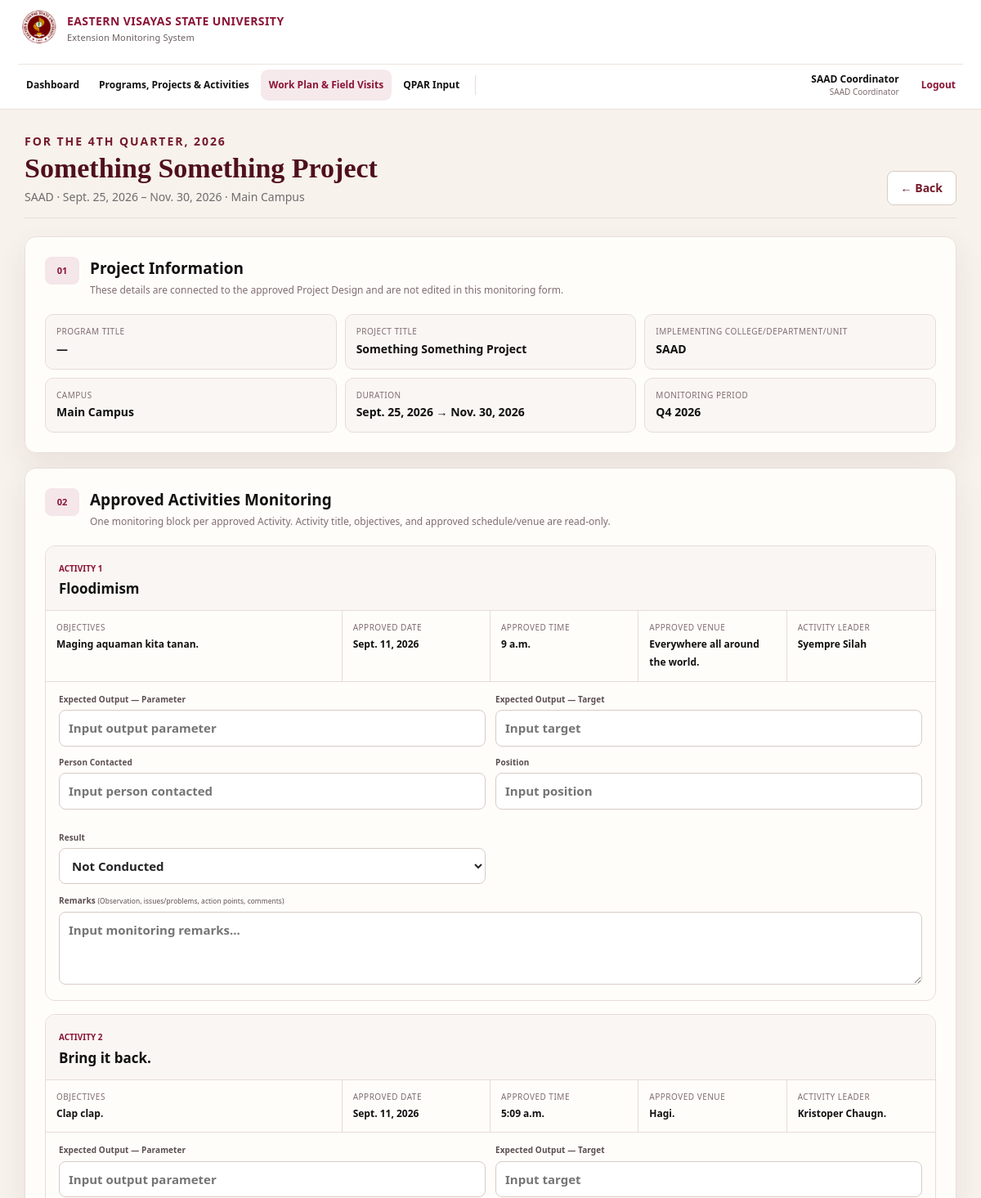
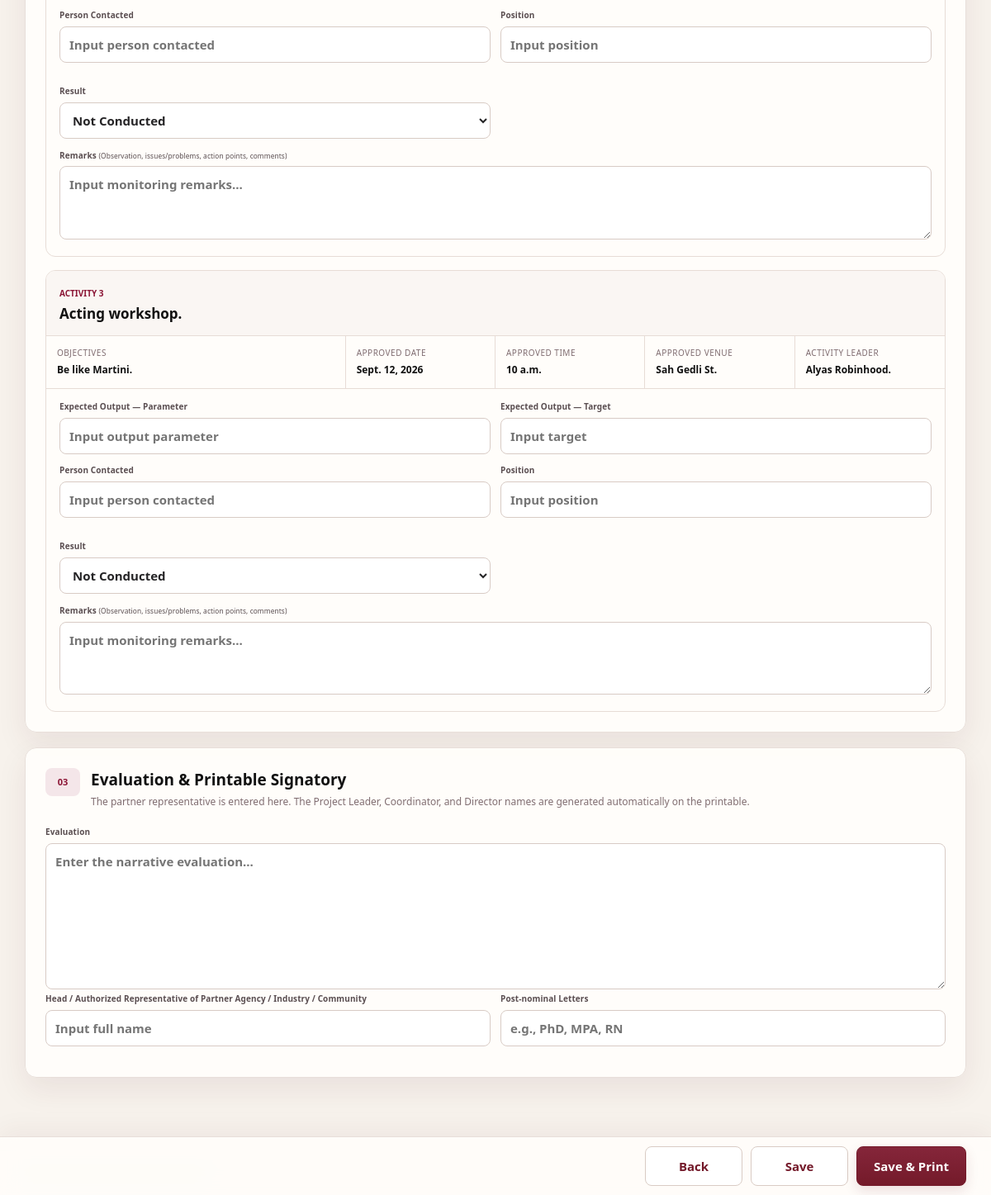
The app's page /field-visits/project/1/?year=2026&quarter=4 (signed in) with its own data (2 pictures, top to bottom).
### dashboard/models.py (models this page shows, shortened)
class PPA(models.Model):
    PROGRAM = 'PROGRAM'
    PROJECT = 'PROJECT'
    TYPES = [(PROGRAM, 'Program'), (PROJECT, 'Project')]
    DRAFT = 'DRAFT'
    SAVED = 'SAVED'
    WORKFLOW = [(DRAFT, 'Draft'), (SAVED, 'Saved')]
    PARTNER_TYPES = [
        ('LGU', 'LGU'),
        ('INDUSTRY', 'Industry'),
        ('SME', 'SME'),
        ('OTHERS', 'Others'),
    ]
    created_by = models.ForeignKey(settings.AUTH_USER_MODEL, on_delete=models.PROTECT, related_name='created_ppas')
    unit = models.ForeignKey(Unit, on_delete=models.PROTECT, related_name='ppas')
    ppa_type = models.CharField(max_length=10, choices=TYPES)
    umbrella_program = models.ForeignKey(
        'self', null=True, blank=True, on_delete=models.SET_NULL,
        limit_choices_to={'ppa_type': PROGRAM}, related_name='projects'
    )
    workflow_status = models.CharField(max_length=10, choices=WORKFLOW, default=DRAFT)
    notice_to_proceed_no = models.CharField(max_length=120, blank=True)
    special_order_no = models.CharField(max_length=120, blank=True)
    title = models.CharField(max_length=300)
    proponents = models.TextField(blank=True)
    partner_category = models.CharField(max_length=20, choices=PARTNER_TYPES, blank=True)
    partner_name = models.CharField(max_length=240, blank=True)
    with_moa_mou = models.BooleanField(default=False)
    board_confirmed = models.BooleanField(default=False)
    board_resolution_no = models.CharField(max_length=120, blank=True)
    board_resolution_date = models.DateField(null=True, blank=True)
    leader_name = models.CharField(max_length=180, blank=True)
    leader_position = models.CharField(max_length=180, blank=True)
    leader_contact = models.CharField(max_length=220, blank=True)
    assistant_name = models.CharField(max_length=180, blank=True)
    assistant_position = models.CharField(max_length=180, blank=True)
    assistant_contact = models.CharField(max_length=220, blank=True)
    members = models.TextField(blank=True, help_text='One member per line')
    clientele = models.TextField(blank=True)
    target_area = models.CharField(max_length=260, blank=True)
    start_date = models.DateField(null=True, blank=True)
    end_date = models.DateField(null=True, blank=True)
    project_cost = models.DecimalField(max_digits=14, decimal_places=2, null=True, blank=True)
    funding_source = models.CharField(max_length=240, blank=True)
    urdea = models.TextField(blank=True)
    sdgs = models.TextField(blank=True)
    termination_date = models.DateField(null=True, blank=True)
    created_at = models.DateTimeField(auto_now_add=True)
    updated_at = models.DateTimeField(auto_now=True)
    class Meta:
        ordering = ['-updated_at', 'title']

class Unit(models.Model):
    SCHOOL = 'SCHOOL'
    CAMPUS = 'CAMPUS'
    OFFICE = 'OFFICE'
    TYPES = [(SCHOOL, 'School'), (CAMPUS, 'Campus'), (OFFICE, 'Office')]
    code = models.CharField(max_length=20, unique=True)
    name = models.CharField(max_length=120)
    unit_type = models.CharField(max_length=12, choices=TYPES)
    campus_name = models.CharField(max_length=120, default='Main Campus')
    active = models.BooleanField(default=True)
    class Meta:
        ordering = ['unit_type', 'name']

class Activity(models.Model):
    project = models.ForeignKey(
        PPA, on_delete=models.CASCADE, related_name='activities',
        limit_choices_to={'ppa_type': PPA.PROJECT}
    )
    title = models.CharField(max_length=300)
    date = models.DateField(null=True, blank=True)
    time = models.TimeField(null=True, blank=True)
    venue = models.CharField(max_length=260, blank=True)
    activity_leader = models.CharField(max_length=180, blank=True)
    topics = models.TextField(blank=True)
    objectives = models.TextField(blank=True)
    learning_outcomes = models.TextField(blank=True)
    budget = models.DecimalField(max_digits=12, decimal_places=2, null=True, blank=True)
    class Meta:
        ordering = ['date', 'id']

### dashboard/views.py (the view, shortened to what this page needs)
# urls.py: path('field-visits/project/<int:project_pk>/', views.field_visit_monitor, name='field_visit_monitor'),
@login_required
def field_visit_monitor(request, project_pk):
    require_roles(request.user, UserProfile.COORDINATOR, UserProfile.ME_HEAD, UserProfile.DIRECTOR)
    projects = unit_scope(request.user, PPA.objects.filter(ppa_type=PPA.PROJECT, workflow_status=PPA.SAVED)).select_related('unit', 'umbrella_program', 'created_by')
    project = get_object_or_404(projects, pk=project_pk)
    today = timezone.localdate()
    try:
        year = int(request.POST.get('year') or request.GET.get('year') or today.year)
    except (TypeError, ValueError):
        year = today.year
    try:
        quarter = int(request.POST.get('quarter') or request.GET.get('quarter') or ((today.month - 1) // 3) + 1)
    except (TypeError, ValueError):
        quarter = ((today.month - 1) // 3) + 1
    if quarter not in (1, 2, 3, 4):
        quarter = ((today.month - 1) // 3) + 1
    start, end = quarter_bounds(year, quarter)
    activities = list(project.activities.filter(date__range=(start, end)).order_by('date', 'id'))
    if not activities:
        activities = list(project.activities.all().order_by('date', 'id'))
    logobj = FieldVisitLog.objects.filter(project=project, year=year, quarter=quarter).order_by('-updated_at', '-pk').first()
    can_edit = get_role(request.user) == UserProfile.COORDINATOR
    existing = {}
    if logobj:
        for entry in logobj.entries.select_related('activity'):
            if entry.activity_id:
                existing[entry.activity_id] = entry
    activity_rows = [{'activity': activity, 'entry': existing.get(activity.pk)} for activity in activities]
    return render(request, 'dashboard/field_visit_form.html', {
        'selected': project,
        'logobj': logobj,
        'activity_rows': activity_rows,
        'year': year,
        'quarter': quarter,
        'can_edit': can_edit,
    })

### dashboard/views.py (called while the page is built)
def get_profile(user):
    try:
        return user.evsu_profile
    except Exception:
        return None

def get_role(user):
    if user.is_superuser:
        return UserProfile.ME_HEAD
    p = get_profile(user)
    return p.role if p else ''

def require_roles(user, *roles):
    if get_role(user) not in roles:
        raise PermissionDenied

def unit_scope(user, qs):
    if get_role(user) == UserProfile.COORDINATOR:
        p = get_profile(user)
        return qs.filter(unit=p.unit) if p and p.unit else qs.none()
    return qs

def quarter_bounds(year, quarter):
    starts = {1: 1, 2: 4, 3: 7, 4: 10}
    start_month = starts[int(quarter)]
    start = date(int(year), start_month, 1)
    if int(quarter) == 4:
        end = date(int(year), 12, 31)
    else:
        end = date(int(year), start_month + 3, 1) - timedelta(days=1)
    return start, end

### dashboard/templates/dashboard/field_visit_form.html (shortened to what this page needs)
{% extends 'dashboard/base.html' %}
{% block content %}
<form method="post" id="fieldVisitForm">{% csrf_token %}
  <div class="page-title">
    <div>
      <p class="eyebrow">FOR THE {% if quarter == 1 %}1ST{% elif quarter == 2 %}2ND{% elif quarter == 3 %}3RD{% else %}4TH{% endif %} QUARTER, {{year}}</p>
      <h1>{{selected.title}}</h1>
      <p>{{selected.unit.name}} · {{selected.start_date|default:'No start date'}} – {{selected.end_date|default:'No end date'}} · {{selected.unit.campus_name}}</p>
    </div>
    <div class="actions">
      <a class="secondary" href="{% url 'field_visit_list' %}?year={{year}}&quarter={{quarter}}">← Back</a>
    </div>
  </div>
  <section class="card form-section">
    <div class="form-section-title"><span>01</span><div><h2>Project Information</h2><p>These details are connected to the approved Project Design and are not edited in this monitoring form.</p></div></div>
    <div class="readonly-grid">
      <div><span>Program Title</span><b>{{selected.umbrella_program.title|default:'—'}}</b></div>
      <div><span>Project Title</span><b>{{selected.title}}</b></div>
      <div><span>Implementing College/Department/Unit</span><b>{{selected.unit.name}}</b></div>
      <div><span>Campus</span><b>{{selected.unit.campus_name}}</b></div>
      <div><span>Duration</span><b>{{selected.start_date|default:'—'}} → {{selected.end_date|default:'—'}}</b></div>
      <div><span>Monitoring Period</span><b>Q{{quarter}} {{year}}</b></div>
    </div>
  </section>
  <section class="card form-section">
    <div class="form-section-title"><span>02</span><div><h2>Approved Activities Monitoring</h2><p>One monitoring block per approved Activity. Activity title, objectives, and approved schedule/venue are read-only.</p></div></div>
    <div class="monitoring-stack">
      {% for row in activity_rows %}
      <article class="monitoring-activity-card">
        <header><span>Activity {{forloop.counter}}</span><h3>{{row.activity.title}}</h3></header>
        <div class="approved-data-grid">
          <div class="wide"><span>Objectives</span><p>{{row.activity.objectives|default:'—'|linebreaksbr}}</p></div>
          <div><span>Approved Date</span><b>{{row.activity.date|default:'—'}}</b></div>
          <div><span>Approved Time</span><b>{{row.activity.time|default:'—'}}</b></div>
          <div><span>Approved Venue</span><b>{{row.activity.venue|default:'—'}}</b></div>
          <div><span>Activity Leader</span><b>{{row.activity.activity_leader|default:'—'}}</b></div>
        </div>
        <div class="formgrid two monitoring-inputs">
          <label>Expected Output — Parameter<input name="parameter_{{row.activity.pk}}" value="{{row.entry.expected_parameter|default_if_none:''}}" {% if not can_edit %}readonly{% endif %} placeholder="Input output parameter"></label>
          <label>Expected Output — Target<input name="target_{{row.activity.pk}}" value="{{row.entry.expected_target|default_if_none:''}}" {% if not can_edit %}readonly{% endif %} placeholder="Input target"></label>
          <label>Person Contacted<input name="person_{{row.activity.pk}}" value="{{row.entry.person_contacted|default_if_none:''}}" {% if not can_edit %}readonly{% endif %} placeholder="Input person contacted"></label>
          <label>Position<input name="position_{{row.activity.pk}}" value="{{row.entry.position|default_if_none:''}}" {% if not can_edit %}readonly{% endif %} placeholder="Input position"></label>
        </div>
        <div class="formgrid two result-grid">
          <label>Result
            <select name="result_{{row.activity.pk}}" class="result-select" data-reschedule-target="#reschedule{{row.activity.pk}}" {% if not can_edit %}disabled{% endif %}>
              <option value="NOT_CONDUCTED" {% if not row.entry or row.entry.result == 'NOT_CONDUCTED' %}selected{% endif %}>Not Conducted</option>
            </select>
          </label>
        </div>
        <label>Remarks <small>(Observation, issues/problems, action points, comments)</small><textarea name="remarks_{{row.activity.pk}}" rows="3" {% if not can_edit %}readonly{% endif %} placeholder="Input monitoring remarks...">{{row.entry.remarks|default:''}}</textarea></label>
      </article>
      {% empty %}<div class="empty-state"><b>No approved Activities are available for monitoring.</b><span>Add Activities in the approved Project Design first.</span></div>{% endfor %}
    </div>
  </section>
  <section class="card form-section">
    <div class="form-section-title"><span>03</span><div><h2>Evaluation &amp; Printable Signatory</h2><p>The partner representative is entered here. The Project Leader, Coordinator, and Director names are generated automatically on the printable.</p></div></div>
    <label>Evaluation<textarea name="evaluation" rows="7" {% if not can_edit %}readonly{% endif %} placeholder="Enter the narrative evaluation...">{{logobj.evaluation|default:''}}</textarea></label>
    <div class="formgrid two">
      <label>Head / Authorized Representative of Partner Agency / Industry / Community<input name="partner_representative_name" value="{{logobj.partner_representative_name|default:''}}" {% if not can_edit %}readonly{% endif %} placeholder="Input full name"></label>
      <label>Post-nominal Letters<input name="partner_representative_postnominals" value="{{logobj.partner_representative_postnominals|default:''}}" {% if not can_edit %}readonly{% endif %} placeholder="e.g., PhD, MPA, RN"></label>
    </div>
  </section>
  {% if can_edit %}
  <footer class="sticky-actions form-sticky-actions"><a class="secondary" href="{% url 'field_visit_list' %}?year={{year}}&quarter={{quarter}}">Back</a><button class="secondary" name="action" value="save">Save</button><button class="primary" name="action" value="save_print">Save &amp; Print</button></footer>
  {% endif %}
</form>
{% endblock %}

### dashboard/templates/dashboard/base.html (style rules this page uses)
html,body { margin:0 }

### records on screen
PPA: title "Something Something Project", unit.name "SAAD", start_date "Sept. 25, 2026", end_date "Nov. 30, 2026", unit.campus_name "Main Campus", umbrella_program "—"
Activity: activity "Floodimism", activity.objectives "Maging aquaman kita tanan.", activity "Sept. 11, 2026", activity.time "9 a.m.", activity.venue "Everywhere all around the world.", activity.activity_leader "Syempre Silah", id "Not Conducted", activity.pk "Input monitoring remarks..."
Activity: activity "Bring it back.", activity.objectives "Clap clap.", activity "Sept. 11, 2026", activity.time "5:09 a.m.", activity.venue "Hagi.", activity.activity_leader "Kristoper Chaugn.", id "Not Conducted", activity.pk "Input monitoring remarks..."
Activity: activity "Acting workshop.", activity.objectives "Be like Martini.", activity "Sept. 12, 2026", activity.time "10 a.m.", activity.venue "Sah Gedli St.", activity.activity_leader "Alyas Robinhood.", id "Not Conducted", activity.pk "Input monitoring remarks..."

### other values on screen
{{ current_user_name }} "SAAD Coordinator"
{{ current_role_label }} "SAAD Coordinator"
{{ year }} "2026"
{{ quarter }} "4"
